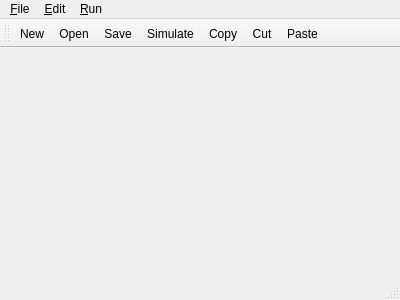
<?xml version="1.0" encoding="UTF-8"?>
<ui version="4.0">
 <class>MainWindow</class>
 <widget class="QMainWindow" name="MainWindow">
  <property name="geometry">
   <rect>
    <x>0</x>
    <y>0</y>
    <width>400</width>
    <height>300</height>
   </rect>
  </property>
  <property name="windowTitle">
   <string>MainWindow</string>
  </property>
  <property name="statusTip">
   <string/>
  </property>
  <property name="whatsThis">
   <string/>
  </property>
  <widget class="QWidget" name="centralWidget"/>
  <widget class="QMenuBar" name="menuBar">
   <property name="geometry">
    <rect>
     <x>0</x>
     <y>0</y>
     <width>400</width>
     <height>22</height>
    </rect>
   </property>
   <widget class="QMenu" name="menu_File">
    <property name="title">
     <string>&amp;File</string>
    </property>
    <addaction name="action_New"/>
    <addaction name="action_Open"/>
    <addaction name="action_Save"/>
    <addaction name="actionSave_As"/>
    <addaction name="actionExit"/>
   </widget>
   <widget class="QMenu" name="menu_Edit">
    <property name="title">
     <string>&amp;Edit</string>
    </property>
    <addaction name="action_Undo"/>
    <addaction name="action_Redo"/>
    <addaction name="action_Copy"/>
    <addaction name="actionCut"/>
    <addaction name="action_Paste"/>
    <addaction name="action_Find_and_replace"/>
   </widget>
   <widget class="QMenu" name="menu_Run">
    <property name="title">
     <string>&amp;Run</string>
    </property>
    <addaction name="action_Simulate"/>
   </widget>
   <addaction name="menu_File"/>
   <addaction name="menu_Edit"/>
   <addaction name="menu_Run"/>
  </widget>
  <widget class="QToolBar" name="mainToolBar">
   <property name="toolTip">
    <string/>
   </property>
   <property name="statusTip">
    <string/>
   </property>
   <property name="whatsThis">
    <string/>
   </property>
   <attribute name="toolBarArea">
    <enum>TopToolBarArea</enum>
   </attribute>
   <attribute name="toolBarBreak">
    <bool>false</bool>
   </attribute>
   <addaction name="action_New"/>
   <addaction name="action_Open"/>
   <addaction name="action_Save"/>
   <addaction name="action_Simulate"/>
   <addaction name="action_Copy"/>
   <addaction name="actionCut"/>
   <addaction name="action_Paste"/>
  </widget>
  <widget class="QStatusBar" name="statusBar"/>
  <action name="action_New">
   <property name="text">
    <string>&amp;New</string>
   </property>
  </action>
  <action name="action_Open">
   <property name="text">
    <string>&amp;Open</string>
   </property>
  </action>
  <action name="action_Save">
   <property name="text">
    <string>&amp;Save</string>
   </property>
  </action>
  <action name="actionSave_As">
   <property name="text">
    <string>Save As</string>
   </property>
  </action>
  <action name="actionExit">
   <property name="text">
    <string>Exit</string>
   </property>
  </action>
  <action name="action_Copy">
   <property name="text">
    <string>&amp;Copy</string>
   </property>
  </action>
  <action name="actionCut">
   <property name="text">
    <string>Cut</string>
   </property>
  </action>
  <action name="action_Paste">
   <property name="text">
    <string>&amp;Paste</string>
   </property>
  </action>
  <action name="action_Find_and_replace">
   <property name="text">
    <string>&amp;Find</string>
   </property>
  </action>
  <action name="action_Undo">
   <property name="text">
    <string>&amp;Undo</string>
   </property>
  </action>
  <action name="action_Redo">
   <property name="text">
    <string>&amp;Redo</string>
   </property>
  </action>
  <action name="action_Simulate">
   <property name="text">
    <string>&amp;Simulate</string>
   </property>
  </action>
 </widget>
 <layoutdefault spacing="6" margin="11"/>
 <resources/>
 <connections/>
</ui>
